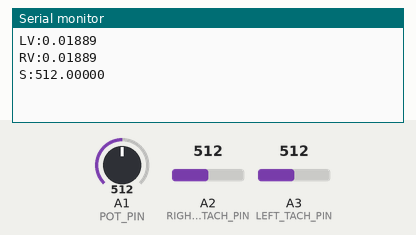
A sketch run on a simulated Arduino Uno, built with avr-gcc and run on an emulated ATmega328P. On the bench: the last lines printed to the serial monitor. The test bench sets the inputs (shaded band); at power-on: A1 (POT_PIN) = 512, A2 (RIGHT_TACH_PIN) = 512, A3 (LEFT_TACH_PIN) = 512.

Above: at 1.2 s.
1.3 s: A1 (POT_PIN) set to 716
At 2.6 s:
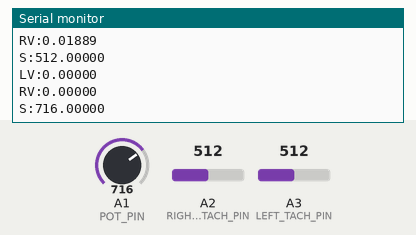
2.8 s: A2 (RIGHT_TACH_PIN) set to 190
At 3.7 s:
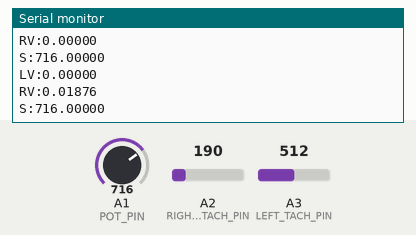
4.3 s: A3 (LEFT_TACH_PIN) set to 190
At 5.6 s:
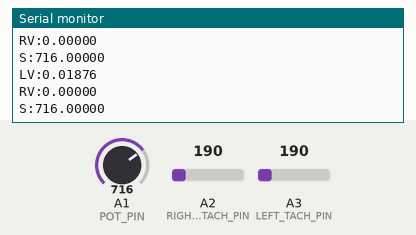
5.8 s: A3 (LEFT_TACH_PIN) set to 210
At 6.5 s:
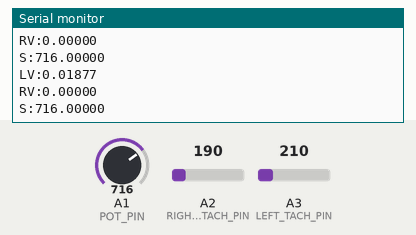
7.3 s: A1 (POT_PIN) set to 900
At 8.6 s:
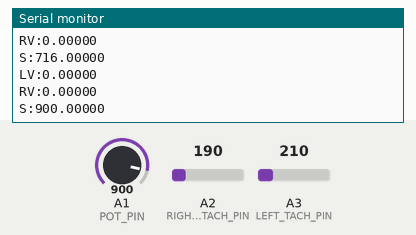
8.8 s: A2 (RIGHT_TACH_PIN) set to 306
At 9.8 s:
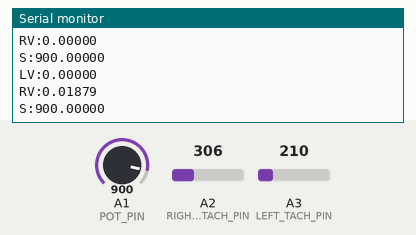
Timing chart, 0 to 11.3 s (numbered marks = the images above; inputs shaded):
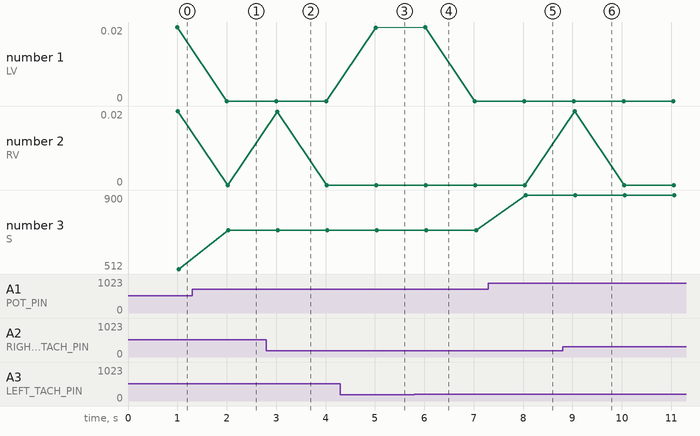

Measured:
- after the input at 1.3 s, the serial monitor: prints a new line after 0.73 s (image 1)
- after the input at 2.8 s, the serial monitor: prints a new line after 0.22 s (image 2)
- after the input at 4.3 s, the serial monitor: prints a new line after 0.71 s (image 3)
- after the input at 5.8 s, the serial monitor: prints a new line after 0.22 s (image 4)
- after the input at 7.3 s, the serial monitor: prints a new line after 0.75 s (image 5)
- after the input at 8.8 s, the serial monitor: prints a new line after 0.24 s (image 6)
- plotted number 3: 512 → 716 after the input at 1.3 s, 716 → 900 after the input at 7.3 s

The sketch:

DummyDrive.ino
```cpp
// Center: 483
// Left Full: 605
// Right Full: 421

const unsigned int BAUDRATE = 9600;

// Pins
const unsigned int POT_PIN = 1;
const unsigned int RIGHT_TACH_PIN = 2;
const unsigned int LEFT_TACH_PIN = 3;

// Sleep time (milli seconds)
const int SLEEP_TIME = 3;

// Pot
double steeringPotValue = 0;

// Tachometer Specific Data
const int TACH_THRESHOLD = 40;
int rightTachValue = 0;
int leftTachValue = 0;
int prevRightTachValue = 0;
int prevLeftTachValue = 0;
double rightVelocity = 0;
double rightStripCount = 0;
double leftVelocity = 0;
double leftStripCount = 0;
int loopCount = 0;

int leftHigh = 0;
int leftThresholdHigh = 200;
int leftThresholdLow = 180;

int rightHigh = 0;
int rightThresholdHigh = 250;
int rightThresholdLow = 230;

// Timer
double startTime = 0;
double elapsedTime = 0;
int fractional = 0;

/**
 * Setup the Arduino and the sensors
 */
void setup()
{
  Serial.begin(BAUDRATE);
}

/**
 * Run the Arduino continuously
 */
void loop()
{
  steeringPotValue = analogRead(POT_PIN);

  if (loopCount % 1 == 0)
  {
    prevRightTachValue = rightTachValue;
    prevLeftTachValue = leftTachValue;
  }

  rightTachValue = analogRead(RIGHT_TACH_PIN);
  leftTachValue = analogRead(LEFT_TACH_PIN);

  if (rightHigh == 0 &&  rightTachValue > rightThresholdHigh)
  {
    rightStripCount += 0.5;
    rightHigh = 1;
  }

  if (rightHigh == 1 &&  rightTachValue < rightThresholdHigh)
  {
    rightStripCount += 0.5;
    rightHigh = 0;
  }

  if (leftHigh == 0 &&  leftTachValue > leftThresholdHigh)
  {
    leftStripCount += 0.5;
    leftHigh = 1;
  }

  if (leftHigh == 1 &&  leftTachValue < leftThresholdHigh)
  {
    leftStripCount += 0.5;
    leftHigh = 0;
  }

  loopCount++;

  if (loopCount >= 300)
  {
    elapsedTime = millis() - startTime;
    startTime = millis();
    rightVelocity = ((rightStripCount / 30.0) * 0.36 * M_PI) / (elapsedTime / 1000.0);
    leftVelocity = ((leftStripCount / 30.0) * 0.36 * M_PI) / (elapsedTime / 1000.0);

    Serial.print("LV:");
    Serial.println(leftVelocity, 5);

    Serial.print("RV:");
    Serial.println(rightVelocity, 5);

    Serial.print("S:");
    Serial.println(steeringPotValue, 5);

    loopCount = 0;
    rightStripCount = 0;
    leftStripCount = 0;
  }

  delay(SLEEP_TIME);
}
```
